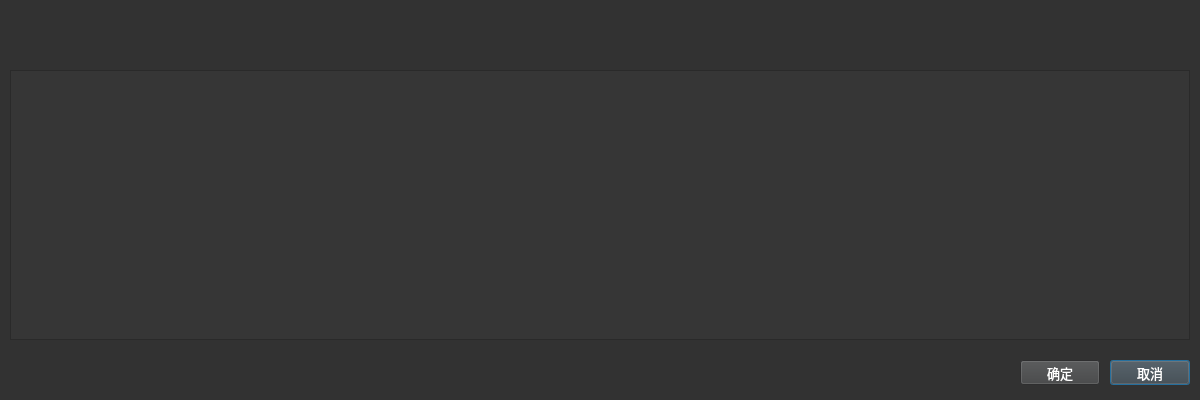
<?xml version="1.0" encoding="UTF-8"?>
<ui version="4.0">
 <class>Dialog</class>
 <widget class="QDialog" name="Dialog">
  <property name="geometry">
   <rect>
    <x>0</x>
    <y>0</y>
    <width>1200</width>
    <height>400</height>
   </rect>
  </property>
  <property name="font">
   <font>
    <family>微软雅黑</family>
    <pointsize>10</pointsize>
   </font>
  </property>
  <property name="windowTitle">
   <string>Dialog</string>
  </property>
  <property name="styleSheet">
   <string notr="true">background-color: rgb(50, 50, 50);
color: rgb(255, 255, 255);</string>
  </property>
  <widget class="QPushButton" name="btn_cancel">
   <property name="geometry">
    <rect>
     <x>1110</x>
     <y>360</y>
     <width>80</width>
     <height>25</height>
    </rect>
   </property>
   <property name="font">
    <font>
     <family>微软雅黑</family>
     <pointsize>10</pointsize>
    </font>
   </property>
   <property name="cursor">
    <cursorShape>PointingHandCursor</cursorShape>
   </property>
   <property name="styleSheet">
    <string notr="true">color: rgb(255, 255, 255);
background-color: rgb(64, 65, 66);</string>
   </property>
   <property name="text">
    <string>取消</string>
   </property>
  </widget>
  <widget class="QPushButton" name="btn_ok">
   <property name="geometry">
    <rect>
     <x>1020</x>
     <y>360</y>
     <width>80</width>
     <height>25</height>
    </rect>
   </property>
   <property name="font">
    <font>
     <family>微软雅黑</family>
     <pointsize>10</pointsize>
    </font>
   </property>
   <property name="cursor">
    <cursorShape>PointingHandCursor</cursorShape>
   </property>
   <property name="styleSheet">
    <string notr="true">color: rgb(255, 255, 255);
background-color: rgb(64, 65, 66);</string>
   </property>
   <property name="text">
    <string>确定</string>
   </property>
  </widget>
  <widget class="QLabel" name="lab_example">
   <property name="geometry">
    <rect>
     <x>10</x>
     <y>5</y>
     <width>880</width>
     <height>60</height>
    </rect>
   </property>
   <property name="minimumSize">
    <size>
     <width>880</width>
     <height>60</height>
    </size>
   </property>
   <property name="maximumSize">
    <size>
     <width>880</width>
     <height>60</height>
    </size>
   </property>
   <property name="font">
    <font>
     <family>微软雅黑</family>
     <pointsize>10</pointsize>
     <weight>75</weight>
     <bold>true</bold>
    </font>
   </property>
   <property name="text">
    <string/>
   </property>
  </widget>
  <widget class="QTableWidget" name="tbw_dialog">
   <property name="geometry">
    <rect>
     <x>10</x>
     <y>70</y>
     <width>1180</width>
     <height>270</height>
    </rect>
   </property>
   <property name="styleSheet">
    <string notr="true">background-color: rgb(54, 54, 54);
color: rgb(255, 255, 255);</string>
   </property>
  </widget>
 </widget>
 <resources/>
 <connections/>
</ui>
